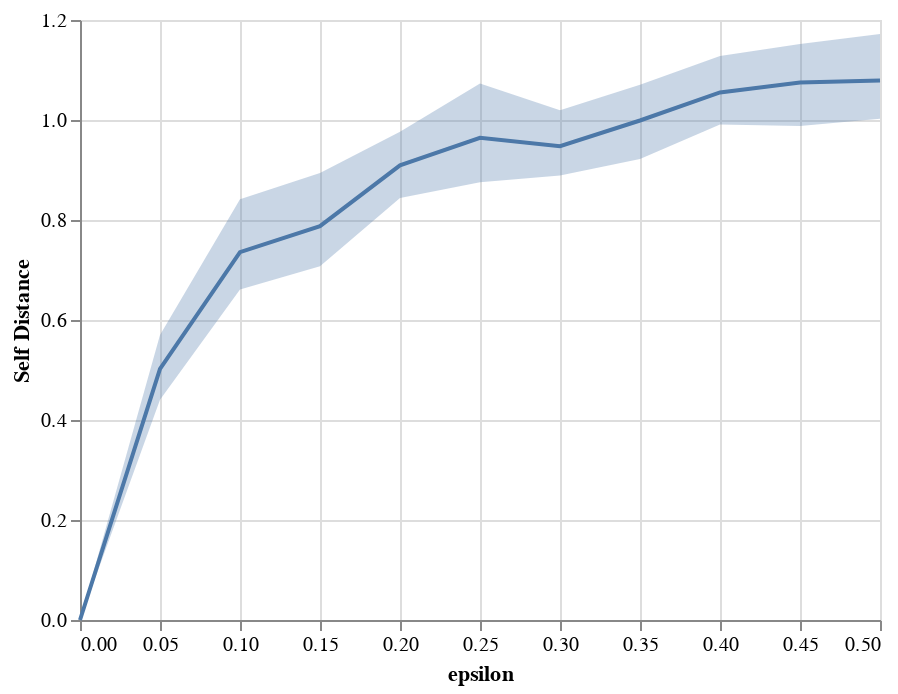

Notebook cell for this chart:
### Code cell
line = alt.Chart(data).mark_line().encode(
    x='epsilon',
    y='mean(self_distance)'
)
band = alt.Chart(data).mark_errorband(extent='ci').encode(
    x='epsilon',
    y=alt.Y('self_distance', title='Self Distance'),
)
band + line

### Figure 1 — Vega-Lite specification as saved in the notebook (floating-point values rounded to 4 significant figures)
{"config": {"view": {"continuousWidth": 400, "continuousHeight": 300}}, "layer": [{"mark": {"type": "errorband", "extent": "ci"}, "encoding": {"x": {"type": "quantitative", "field": "epsilon"}, "y": {"type": "quantitative", "field": "self_distance", "title": "Self Distance"}}}, {"mark": "line", "encoding": {"x": {"type": "quantitative", "field": "epsilon"}, "y": {"type": "quantitative", "aggregate": "mean", "field": "self_distance"}}}], "data": {"name": "data-29c06c8343aee39aabe1299298ccddf9"}, "$schema": "https://vega.github.io/schema/vega-lite/v4.0.2.json", "datasets": {"data-29c06c8343aee39aabe1299298ccddf9": [{"epsilon": 0.0, "face_id": 0, "self_distance": 0.0}, {"epsilon": 0.05, "face_id": 0, "self_distance": 0.4002}, {"epsilon": 0.1, "face_id": 0, "self_distance": 0.6389}, {"epsilon": 0.15, "face_id": 0, "self_distance": 0.7144}, {"epsilon": 0.2, "face_id": 0, "self_distance": 0.9427}, {"epsilon": 0.25, "face_id": 0, "self_distance": 0.8298}, {"epsilon": 0.3, "face_id": 0, "self_distance": 0.8871}, {"epsilon": 0.35, "face_id": 0, "self_distance": 1.04}, {"epsilon": 0.4, "face_id": 0, "self_distance": 1.003}, {"epsilon": 0.45, "face_id": 0, "self_distance": 1.147}, {"epsilon": 0.5, "face_id": 0, "self_distance": 1.003}, {"epsilon": 0.0, "face_id": 1, "self_distance": 0.0}, {"epsilon": 0.05, "face_id": 1, "self_distance": 0.4648}, {"epsilon": 0.1, "face_id": 1, "self_distance": 0.7333}, {"epsilon": 0.15, "face_id": 1, "self_distance": 0.6337}, {"epsilon": 0.2, "face_id": 1, "self_distance": 0.984}, {"epsilon": 0.25, "face_id": 1, "self_distance": 0.8637}, {"epsilon": 0.3, "face_id": 1, "self_distance": 0.9053}, {"epsilon": 0.35, "face_id": 1, "self_distance": 1.094}, {"epsilon": 0.4, "face_id": 1, "self_distance": 1.121}, {"epsilon": 0.45, "face_id": 1, "self_distance": 1.112}, {"epsilon": 0.5, "face_id": 1, "self_distance": 1.113}, {"epsilon": 0.0, "face_id": 2, "self_distance": 0.0}, {"epsilon": 0.05, "face_id": 2, "self_distance": 0.6509}, {"epsilon": 0.1, "face_id": 2, "self_distance": 0.9938}, {"epsilon": 0.15, "face_id": 2, "self_distance": 1.084}, {"epsilon": 0.2, "face_id": 2, "self_distance": 1.063}, {"epsilon": 0.25, "face_id": 2, "self_distance": 1.247}, {"epsilon": 0.3, "face_id": 2, "self_distance": 1.138}, {"epsilon": 0.35, "face_id": 2, "self_distance": 1.14}, {"epsilon": 0.4, "face_id": 2, "self_distance": 1.224}, {"epsilon": 0.45, "face_id": 2, "self_distance": 1.231}, {"epsilon": 0.5, "face_id": 2, "self_distance": 1.334}, {"epsilon": 0.0, "face_id": 3, "self_distance": 0.0}, {"epsilon": 0.05, "face_id": 3, "self_distance": 0.6206}, {"epsilon": 0.1, "face_id": 3, "self_distance": 0.8205}, {"epsilon": 0.15, "face_id": 3, "self_distance": 0.8161}, {"epsilon": 0.2, "face_id": 3, "self_distance": 0.8854}, {"epsilon": 0.25, "face_id": 3, "self_distance": 0.9976}, {"epsilon": 0.3, "face_id": 3, "self_distance": 1.007}, {"epsilon": 0.35, "face_id": 3, "self_distance": 0.9898}, {"epsilon": 0.4, "face_id": 3, "self_distance": 1.003}, {"epsilon": 0.45, "face_id": 3, "self_distance": 0.9439}, {"epsilon": 0.5, "face_id": 3, "self_distance": 1.028}, {"epsilon": 0.0, "face_id": 4, "self_distance": 0.0}, {"epsilon": 0.05, "face_id": 4, "self_distance": 0.5029}, {"epsilon": 0.1, "face_id": 4, "self_distance": 0.6274}, {"epsilon": 0.15, "face_id": 4, "self_distance": 0.7234}, {"epsilon": 0.2, "face_id": 4, "self_distance": 0.8698}, {"epsilon": 0.25, "face_id": 4, "self_distance": 1.041}, {"epsilon": 0.3, "face_id": 4, "self_distance": 0.9637}, {"epsilon": 0.35, "face_id": 4, "self_distance": 1.019}, {"epsilon": 0.4, "face_id": 4, "self_distance": 1.01}, {"epsilon": 0.45, "face_id": 4, "self_distance": 1.103}, {"epsilon": 0.5, "face_id": 4, "self_distance": 1.13}, {"epsilon": 0.0, "face_id": 5, "self_distance": 0.0}, {"epsilon": 0.05, "face_id": 5, "self_distance": 0.3933}, {"epsilon": 0.1, "face_id": 5, "self_distance": 0.6621}, {"epsilon": 0.15, "face_id": 5, "self_distance": 0.7297}, {"epsilon": 0.2, "face_id": 5, "self_distance": 0.7638}, {"epsilon": 0.25, "face_id": 5, "self_distance": 0.8354}, {"epsilon": 0.3, "face_id": 5, "self_distance": 0.8368}, {"epsilon": 0.35, "face_id": 5, "self_distance": 0.8207}, {"epsilon": 0.4, "face_id": 5, "self_distance": 0.9211}, {"epsilon": 0.45, "face_id": 5, "self_distance": 0.8733}, {"epsilon": 0.5, "face_id": 5, "self_distance": 0.9315}, {"epsilon": 0.0, "face_id": 6, "self_distance": 0.0}, {"epsilon": 0.05, "face_id": 6, "self_distance": 0.4825}, {"epsilon": 0.1, "face_id": 6, "self_distance": 0.6739}, {"epsilon": 0.15, "face_id": 6, "self_distance": 0.8122}, {"epsilon": 0.2, "face_id": 6, "self_distance": 0.8556}, {"epsilon": 0.25, "face_id": 6, "self_distance": 0.9368}, {"epsilon": 0.3, "face_id": 6, "self_distance": 0.8965}, {"epsilon": 0.35, "face_id": 6, "self_distance": 0.8885}, {"epsilon": 0.4, "face_id": 6, "self_distance": 1.104}, {"epsilon": 0.45, "face_id": 6, "self_distance": 1.116}, {"epsilon": 0.5, "face_id": 6, "self_distance": 1.013}]}}
